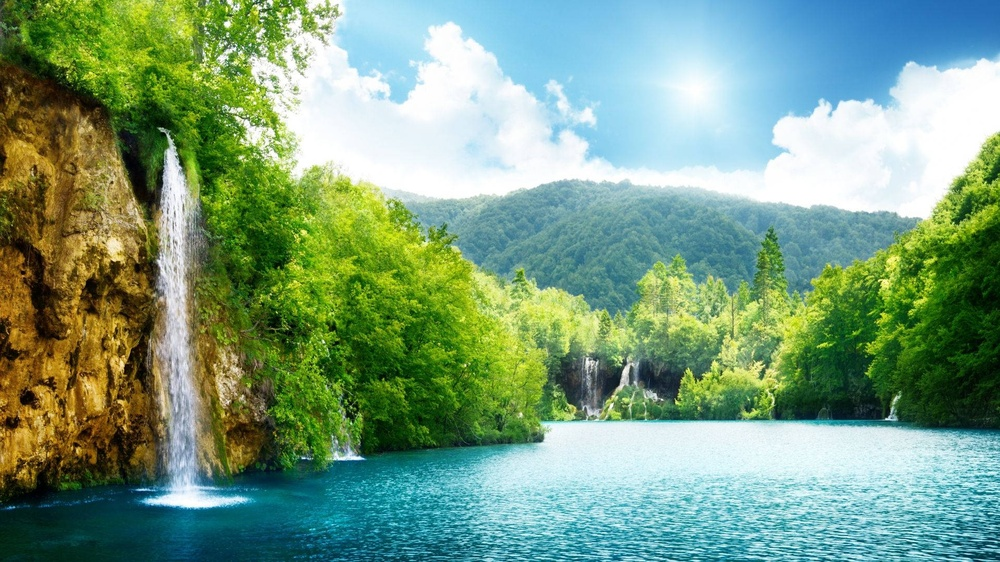
#> input picture codes/non_linear_filters/images/image.jpg, 1000 x 562 px, shrunk from 1920 x 1080 before the run, found by its file name
$ python dilation.py
#> lines starting #> are read from the running program, lines starting #| are printed output that depends on the picture; after the words box and inside, x2 and y2 are one past the last pixel; in counts of white or black regions, pixels touching at a corner belong together
import cv2
import numpy as np
import matplotlib.pyplot as plt


img = cv2.imread('./images/image.jpg', cv2.IMREAD_GRAYSCALE)
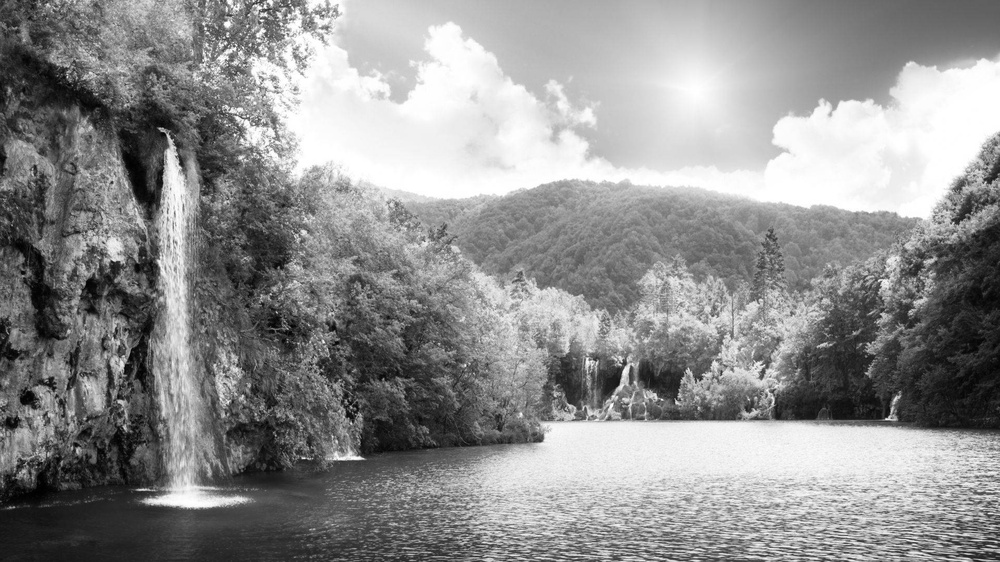
#> img: shape (562, 1000); min 0, max 255, mean 143
ret, img = cv2.threshold(img, 0, 255, cv2.THRESH_BINARY+cv2.THRESH_OTSU)
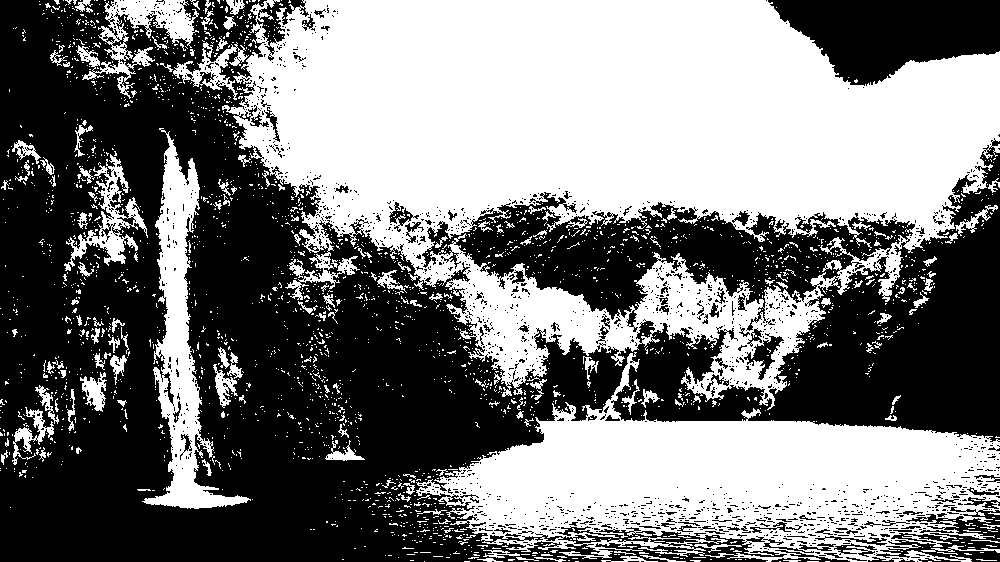
#> img: shape (562, 1000); 47.9% white; 2453 white regions (2282 under 20 px), largest, box (x1, y1, x2, y2) and area: (222, 0, 1000, 410) 173828, (416, 352, 1000, 562) 59028, (142, 128, 251, 509) 11016
#> ret = 145

#  cross kernel
kernel = cv2.getStructuringElement(cv2.MORPH_CROSS, (5, 5))

# dilation
dilated = cv2.dilate(img, kernel, iterations=3)
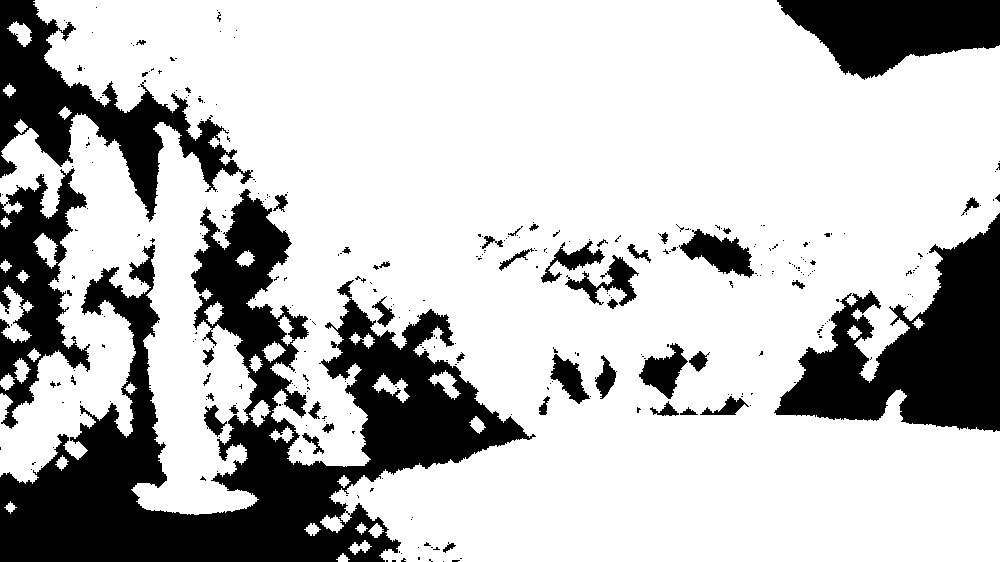
#> dilated: shape (562, 1000); 74.7% white; 333 black regions (287 under 20 px), largest, box (x1, y1, x2, y2) and area: (0, 189, 536, 562) 68817, (774, 213, 1000, 432) 24102, (0, 0, 253, 222) 16011

# ploting
fig, axs = plt.subplots(1, 2, figsize=(10, 5))
axs[0].imshow(img, cmap='gray')
axs[0].set_title('Image')
axs[1].imshow(dilated, cmap='gray')
axs[1].set_title('Dilation')
plt.show()
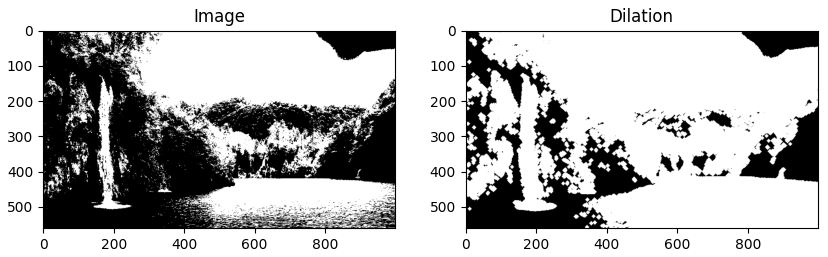
#> figure drawn by matplotlib, 2 panels
